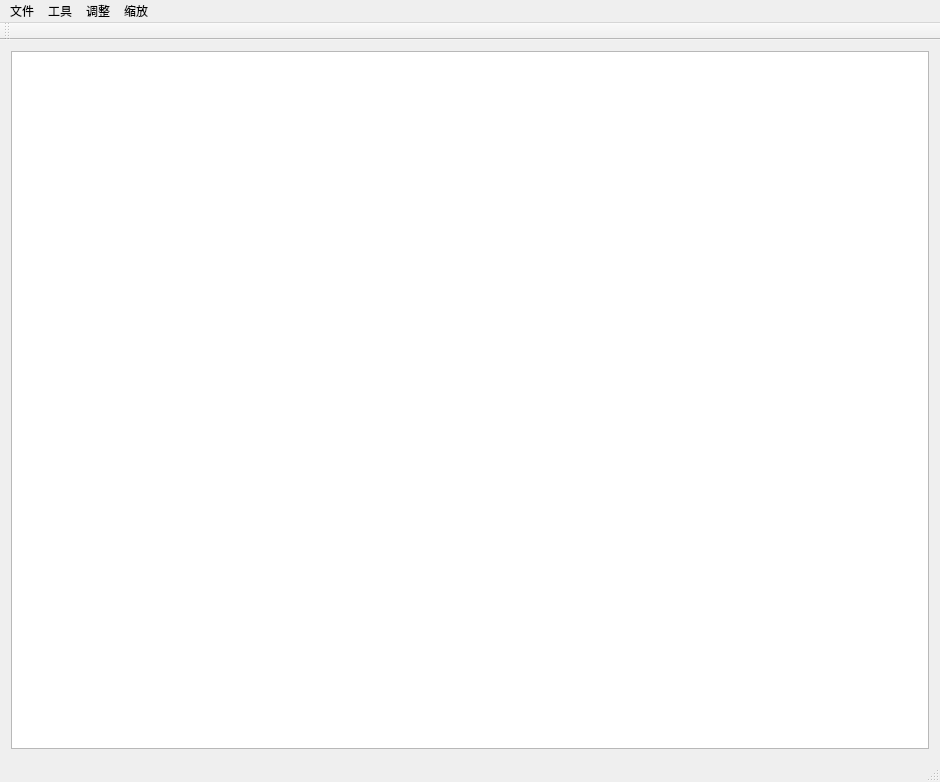
<?xml version="1.0" encoding="UTF-8"?>
<ui version="4.0">
 <class>MainWindow</class>
 <widget class="QMainWindow" name="MainWindow">
  <property name="geometry">
   <rect>
    <x>0</x>
    <y>0</y>
    <width>940</width>
    <height>782</height>
   </rect>
  </property>
  <property name="windowTitle">
   <string>MainWindow</string>
  </property>
  <widget class="QWidget" name="centralWidget">
   <layout class="QGridLayout" name="gridLayout">
    <item row="0" column="0">
     <widget class="QGraphicsView" name="image1"/>
    </item>
   </layout>
  </widget>
  <widget class="QMenuBar" name="menuBar">
   <property name="geometry">
    <rect>
     <x>0</x>
     <y>0</y>
     <width>940</width>
     <height>26</height>
    </rect>
   </property>
   <widget class="QMenu" name="menu">
    <property name="title">
     <string>文件</string>
    </property>
    <widget class="QMenu" name="menu_2">
     <property name="title">
      <string>另存为</string>
     </property>
     <addaction name="action_bmp"/>
     <addaction name="action_png"/>
     <addaction name="action_jpg"/>
    </widget>
    <addaction name="actionopen"/>
    <addaction name="actionsave"/>
    <addaction name="menu_2"/>
   </widget>
   <widget class="QMenu" name="menu_3">
    <property name="title">
     <string>工具</string>
    </property>
    <addaction name="actionToGray"/>
    <addaction name="actionToBinary"/>
    <addaction name="actionDetectEdge"/>
    <addaction name="actionImageSegmentation"/>
   </widget>
   <widget class="QMenu" name="menu_4">
    <property name="title">
     <string>调整</string>
    </property>
    <widget class="QMenu" name="menu_5">
     <property name="title">
      <string>图像增强</string>
     </property>
     <addaction name="actionLaplace"/>
     <addaction name="actionLogEnhance"/>
     <addaction name="actionGamma"/>
    </widget>
    <addaction name="actionlight"/>
    <addaction name="actionGrayEqualizeHist"/>
    <addaction name="actionColorEqualizeHist"/>
    <addaction name="menu_5"/>
    <addaction name="actionGaussNoise"/>
    <addaction name="actionSalt"/>
   </widget>
   <widget class="QMenu" name="menu_6">
    <property name="title">
     <string>缩放</string>
    </property>
    <addaction name="actionEnlarge"/>
    <addaction name="actionReduct"/>
   </widget>
   <addaction name="menu"/>
   <addaction name="menu_3"/>
   <addaction name="menu_4"/>
   <addaction name="menu_6"/>
  </widget>
  <widget class="QToolBar" name="mainToolBar">
   <attribute name="toolBarArea">
    <enum>TopToolBarArea</enum>
   </attribute>
   <attribute name="toolBarBreak">
    <bool>false</bool>
   </attribute>
  </widget>
  <widget class="QStatusBar" name="statusBar"/>
  <action name="actionopen">
   <property name="text">
    <string>打开</string>
   </property>
  </action>
  <action name="actionsave">
   <property name="text">
    <string>保存</string>
   </property>
  </action>
  <action name="action_bmp">
   <property name="text">
    <string>.bmp</string>
   </property>
  </action>
  <action name="action_png">
   <property name="text">
    <string>.png</string>
   </property>
  </action>
  <action name="action_jpg">
   <property name="text">
    <string>.jpeg</string>
   </property>
  </action>
  <action name="actionToGray">
   <property name="text">
    <string>转化为灰度图</string>
   </property>
  </action>
  <action name="actionToBinary">
   <property name="text">
    <string>二值化</string>
   </property>
  </action>
  <action name="actionlight">
   <property name="text">
    <string>调整亮度/对比度</string>
   </property>
  </action>
  <action name="actionDetectEdge">
   <property name="text">
    <string>边缘检测</string>
   </property>
  </action>
  <action name="actionGrayEqualizeHist">
   <property name="text">
    <string>灰度直方图均衡化</string>
   </property>
  </action>
  <action name="actionColorEqualizeHist">
   <property name="text">
    <string>彩色直方图均衡化</string>
   </property>
  </action>
  <action name="actionLaplace">
   <property name="text">
    <string>拉普拉斯图像锐化</string>
   </property>
  </action>
  <action name="actionLogEnhance">
   <property name="text">
    <string>对数变换</string>
   </property>
  </action>
  <action name="actionGamma">
   <property name="text">
    <string>伽马校正</string>
   </property>
  </action>
  <action name="actionGaussNoise">
   <property name="text">
    <string>高斯噪声</string>
   </property>
  </action>
  <action name="actionSalt">
   <property name="text">
    <string>椒盐噪声</string>
   </property>
  </action>
  <action name="actionImageSegmentation">
   <property name="text">
    <string>图像分割</string>
   </property>
  </action>
  <action name="actionEnlarge">
   <property name="text">
    <string>放大</string>
   </property>
  </action>
  <action name="actionReduct">
   <property name="text">
    <string>缩小</string>
   </property>
  </action>
 </widget>
 <layoutdefault spacing="6" margin="11"/>
 <resources/>
 <connections/>
</ui>
